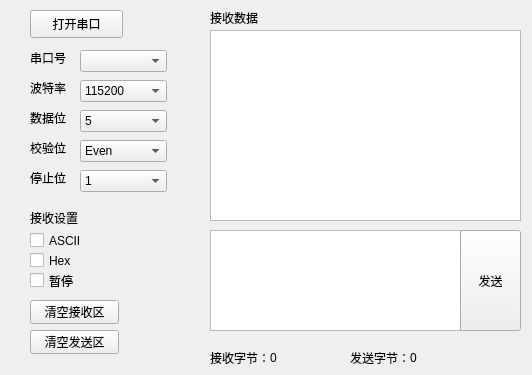
<?xml version="1.0" encoding="UTF-8"?>
<ui version="4.0">
 <class>Widget</class>
 <widget class="QWidget" name="Widget">
  <property name="geometry">
   <rect>
    <x>0</x>
    <y>0</y>
    <width>532</width>
    <height>375</height>
   </rect>
  </property>
  <property name="windowTitle">
   <string>Widget</string>
  </property>
  <widget class="QLabel" name="label">
   <property name="geometry">
    <rect>
     <x>30</x>
     <y>50</y>
     <width>41</width>
     <height>16</height>
    </rect>
   </property>
   <property name="text">
    <string>串口号</string>
   </property>
  </widget>
  <widget class="QComboBox" name="comboBox">
   <property name="geometry">
    <rect>
     <x>80</x>
     <y>50</y>
     <width>87</width>
     <height>22</height>
    </rect>
   </property>
  </widget>
  <widget class="QLabel" name="label_2">
   <property name="geometry">
    <rect>
     <x>30</x>
     <y>80</y>
     <width>41</width>
     <height>16</height>
    </rect>
   </property>
   <property name="text">
    <string>波特率</string>
   </property>
  </widget>
  <widget class="QLabel" name="label_3">
   <property name="geometry">
    <rect>
     <x>30</x>
     <y>110</y>
     <width>41</width>
     <height>16</height>
    </rect>
   </property>
   <property name="text">
    <string>数据位</string>
   </property>
  </widget>
  <widget class="QLabel" name="label_4">
   <property name="geometry">
    <rect>
     <x>30</x>
     <y>140</y>
     <width>41</width>
     <height>16</height>
    </rect>
   </property>
   <property name="text">
    <string>校验位</string>
   </property>
  </widget>
  <widget class="QLabel" name="label_5">
   <property name="geometry">
    <rect>
     <x>30</x>
     <y>170</y>
     <width>41</width>
     <height>16</height>
    </rect>
   </property>
   <property name="text">
    <string>停止位</string>
   </property>
  </widget>
  <widget class="QComboBox" name="comboBox_2">
   <property name="geometry">
    <rect>
     <x>80</x>
     <y>80</y>
     <width>87</width>
     <height>22</height>
    </rect>
   </property>
   <item>
    <property name="text">
     <string>115200</string>
    </property>
   </item>
   <item>
    <property name="text">
     <string>3686400</string>
    </property>
   </item>
  </widget>
  <widget class="QComboBox" name="comboBox_3">
   <property name="geometry">
    <rect>
     <x>80</x>
     <y>110</y>
     <width>87</width>
     <height>22</height>
    </rect>
   </property>
   <item>
    <property name="text">
     <string>5</string>
    </property>
   </item>
   <item>
    <property name="text">
     <string>6</string>
    </property>
   </item>
   <item>
    <property name="text">
     <string>7</string>
    </property>
   </item>
   <item>
    <property name="text">
     <string>8</string>
    </property>
   </item>
  </widget>
  <widget class="QComboBox" name="comboBox_4">
   <property name="geometry">
    <rect>
     <x>80</x>
     <y>140</y>
     <width>87</width>
     <height>22</height>
    </rect>
   </property>
   <item>
    <property name="text">
     <string>Even</string>
    </property>
   </item>
   <item>
    <property name="text">
     <string>Odd</string>
    </property>
   </item>
   <item>
    <property name="text">
     <string>NoParity</string>
    </property>
   </item>
  </widget>
  <widget class="QComboBox" name="comboBox_5">
   <property name="geometry">
    <rect>
     <x>80</x>
     <y>170</y>
     <width>87</width>
     <height>22</height>
    </rect>
   </property>
   <item>
    <property name="text">
     <string>1</string>
    </property>
   </item>
   <item>
    <property name="text">
     <string>1.5</string>
    </property>
   </item>
   <item>
    <property name="text">
     <string>2</string>
    </property>
   </item>
  </widget>
  <widget class="QPushButton" name="pushButton">
   <property name="geometry">
    <rect>
     <x>30</x>
     <y>10</y>
     <width>93</width>
     <height>28</height>
    </rect>
   </property>
   <property name="text">
    <string>打开串口</string>
   </property>
  </widget>
  <widget class="QLabel" name="label_6">
   <property name="geometry">
    <rect>
     <x>30</x>
     <y>210</y>
     <width>72</width>
     <height>15</height>
    </rect>
   </property>
   <property name="text">
    <string>接收设置</string>
   </property>
  </widget>
  <widget class="QCheckBox" name="checkBox">
   <property name="geometry">
    <rect>
     <x>30</x>
     <y>230</y>
     <width>93</width>
     <height>21</height>
    </rect>
   </property>
   <property name="text">
    <string>ASCII</string>
   </property>
  </widget>
  <widget class="QCheckBox" name="checkBox_2">
   <property name="geometry">
    <rect>
     <x>30</x>
     <y>250</y>
     <width>93</width>
     <height>21</height>
    </rect>
   </property>
   <property name="text">
    <string>Hex</string>
   </property>
  </widget>
  <widget class="QCheckBox" name="checkBox_3">
   <property name="geometry">
    <rect>
     <x>30</x>
     <y>270</y>
     <width>93</width>
     <height>21</height>
    </rect>
   </property>
   <property name="text">
    <string>暂停</string>
   </property>
  </widget>
  <widget class="QLabel" name="label_7">
   <property name="geometry">
    <rect>
     <x>210</x>
     <y>10</y>
     <width>72</width>
     <height>15</height>
    </rect>
   </property>
   <property name="text">
    <string>接收数据</string>
   </property>
  </widget>
  <widget class="QTextEdit" name="textEdit">
   <property name="geometry">
    <rect>
     <x>210</x>
     <y>30</y>
     <width>311</width>
     <height>191</height>
    </rect>
   </property>
  </widget>
  <widget class="QTextEdit" name="textEdit_2">
   <property name="geometry">
    <rect>
     <x>210</x>
     <y>230</y>
     <width>251</width>
     <height>101</height>
    </rect>
   </property>
  </widget>
  <widget class="QLabel" name="label_8">
   <property name="geometry">
    <rect>
     <x>210</x>
     <y>350</y>
     <width>61</width>
     <height>16</height>
    </rect>
   </property>
   <property name="text">
    <string>接收字节：</string>
   </property>
  </widget>
  <widget class="QLabel" name="label_9">
   <property name="geometry">
    <rect>
     <x>270</x>
     <y>350</y>
     <width>61</width>
     <height>16</height>
    </rect>
   </property>
   <property name="text">
    <string>0</string>
   </property>
  </widget>
  <widget class="QLabel" name="label_10">
   <property name="geometry">
    <rect>
     <x>350</x>
     <y>350</y>
     <width>61</width>
     <height>16</height>
    </rect>
   </property>
   <property name="text">
    <string>发送字节：</string>
   </property>
  </widget>
  <widget class="QLabel" name="label_11">
   <property name="geometry">
    <rect>
     <x>410</x>
     <y>350</y>
     <width>61</width>
     <height>16</height>
    </rect>
   </property>
   <property name="text">
    <string>0</string>
   </property>
  </widget>
  <widget class="QPushButton" name="pushButton_2">
   <property name="geometry">
    <rect>
     <x>460</x>
     <y>230</y>
     <width>61</width>
     <height>101</height>
    </rect>
   </property>
   <property name="text">
    <string>发送</string>
   </property>
  </widget>
  <widget class="QPushButton" name="pushButton_3">
   <property name="geometry">
    <rect>
     <x>30</x>
     <y>300</y>
     <width>89</width>
     <height>24</height>
    </rect>
   </property>
   <property name="text">
    <string>清空接收区</string>
   </property>
  </widget>
  <widget class="QPushButton" name="pushButton_4">
   <property name="geometry">
    <rect>
     <x>30</x>
     <y>330</y>
     <width>89</width>
     <height>24</height>
    </rect>
   </property>
   <property name="text">
    <string>清空发送区</string>
   </property>
  </widget>
 </widget>
 <layoutdefault spacing="6" margin="11"/>
 <resources/>
 <connections/>
</ui>
